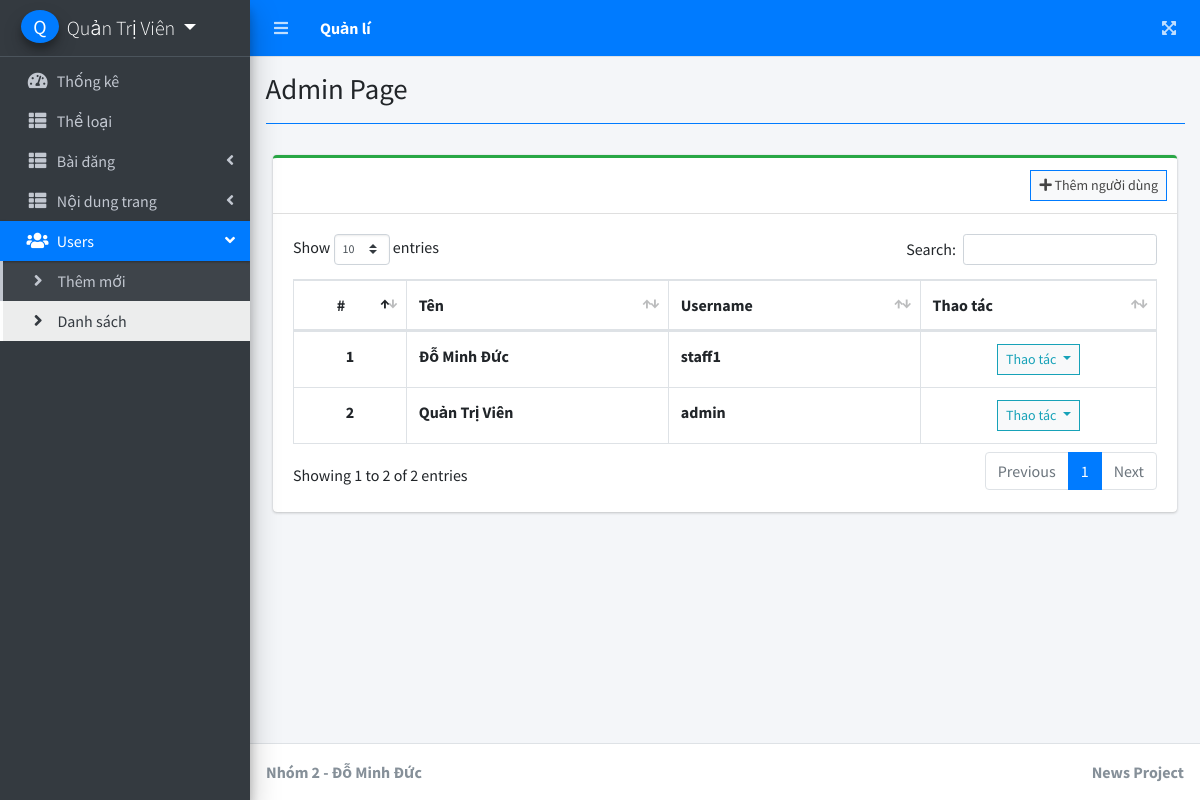
Page /admin/index.php?page=user_list (signed in) on the committed database.
### tables this page shows
CREATE TABLE `users` (
  `id` int(30) NOT NULL,
  `name` text NOT NULL,
  `username` text NOT NULL,
  `password` text NOT NULL
);

### admin/user_list.php (the view, shortened to what this page needs)
<?php include'db_connect.php' ?>
<div class="col-lg-12">
	<div class="card card-outline card-success">
		<div class="card-header">
			<div class="card-tools">
				<a class="btn btn-block btn-sm btn-default btn-flat border-primary" href="./index.php?page=new_user"><i class="fa fa-plus"></i> Thêm người dùng</a>
			</div>
		</div>
		<div class="card-body">
			<table class="table tabe-hover table-bordered" id="list">
				<thead>
					<tr>
						<th class="text-center">#</th>
						<th>Tên</th>
						<th>Username</th>
						<th>Thao tác</th>
					</tr>
				</thead>
				<tbody>
					<?php
					$i = 1;
					$qry = $conn->query("SELECT * FROM users order by name asc");
					while($row= $qry->fetch_assoc()):
					?>
					<tr>
						<th class="text-center"><?php echo $i++ ?></th>
						<td><b><?php echo ucwords($row['name']) ?></b></td>
						<td><b><?php echo $row['username'] ?></b></td>
						<td class="text-center">
							<button type="button" class="btn btn-default btn-sm btn-flat border-info wave-effect text-info dropdown-toggle" data-toggle="dropdown" aria-expanded="true">
		                      Thao tác
		                    </button>
						</td>
					</tr>
				<?php endwhile; ?>
				</tbody>
			</table>
		</div>
	</div>
</div>

### rows in the picture
users: name "Đỗ Minh Đức", username "staff1"
users: name "Quản Trị Viên", username "admin"

### other values in the picture
substr($_SESSION['login_name'], 0,1) "Q"
$_SESSION['login_name'] "Quản Trị Viên"
